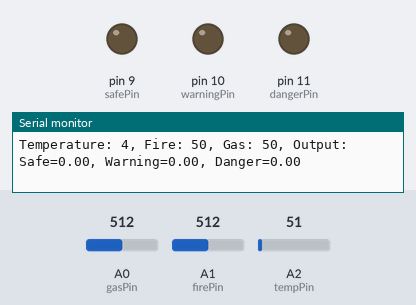
The sketch below on a simulated Arduino Uno, built with avr-gcc and run on an emulated ATmega328P. On the bench: output pins drawn as LEDs (lit = HIGH), the last lines printed to the serial monitor. The test bench sets the inputs (shaded band); at power-on: A0 (gasPin) = 512, A1 (firePin) = 512, A2 (tempPin) = 51.

Above: at 1.2 s.
1.3 s: A0 (gasPin) set to 112
2.8 s: A0 (gasPin) set to 96
At 3.6 s:
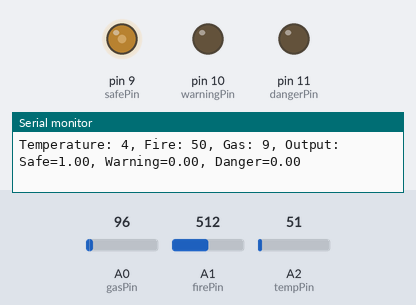
4.3 s: A1 (firePin) set to 122
5.8 s: A1 (firePin) set to 106
At 6.4 s:
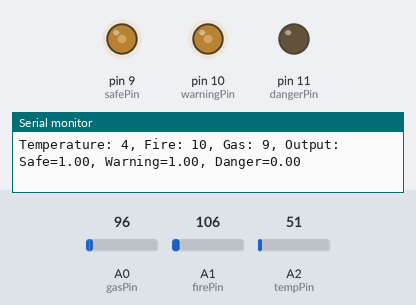
7.3 s: A0 (gasPin) set to 122
At 7.7 s:
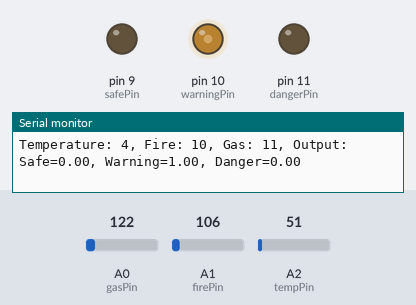
8.8 s: A0 (gasPin) set to 0
At 9.2 s:
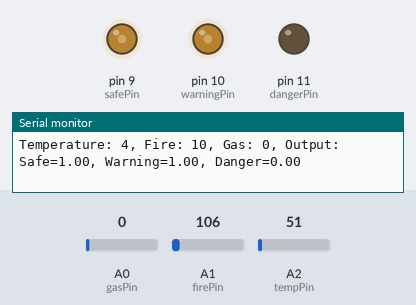
Timing chart, 0 to 11.3 s (numbered marks = the images above; inputs shaded):
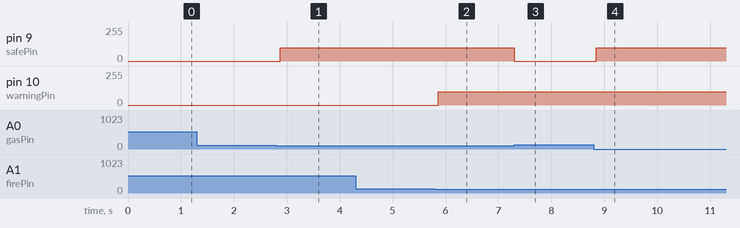

Measured:
- the behaviour switches between 103 and 102 on A0 (gasPin) (found by bisection; images 0 and 1)
- the behaviour switches between 113 and 112 on A1 (firePin) (found by bisection; images 1 and 2)
- after the input at 2.8 s, pin 9 (safePin): 0/255 → 100/255 after 0.08 s
- after the input at 5.8 s, pin 10 (warningPin): 0/255 → 100/255 after 0.06 s
- after the input at 7.3 s, pin 9 (safePin): 100/255 → 0/255 at once
- after the input at 8.8 s, pin 9 (safePin): 0/255 → 100/255 after 0.05 s

The sketch:

fuzzy_reng2.ino
```cpp
// Fuzzy logic calculation for temperature, fire, and gas (smoke)

// Define input pins
const int tempPin = A2;
const int firePin = A1;
const int gasPin = A0;

// Define output pins
const int safePin = 9;
const int warningPin = 10;
const int dangerPin = 11;

void setup() {
  // Set input pins as inputs
  pinMode(tempPin, INPUT);
  pinMode(firePin, INPUT);
  pinMode(gasPin, INPUT);

  // Set output pins as outputs
  pinMode(safePin, OUTPUT);
  pinMode(warningPin, OUTPUT);
  pinMode(dangerPin, OUTPUT);

  // Start serial communication for debugging purposes
  Serial.begin(115200);
}

void loop() {
  // Read input values and map them to a range of 0-100
  int temp = map(analogRead(tempPin), 0, 1023, 0, 100);
  int fire = map(analogRead(firePin), 0, 1023, 0, 100);
  int gas = map(analogRead(gasPin), 0, 1023, 0, 100);

  // Fuzzy logic calculation for temperature
  float cold = max(0, 1 - (temp - 0)/(20 - 0));
  float warm = max(0, min((temp - 0)/(30 - 0), (50 - temp)/(50 - 30)));
  float hot = max(0, min((temp - 30)/(70 - 30), 1));

  // Fuzzy logic calculation for fire
  float none = max(0, 1 - (fire - 0)/(5 - 0));
  float small = max(0, min((fire - 0)/(10 - 0), (30 - fire)/(30 - 10)));
  float large = max(0, min((fire - 20)/(50 - 20), 1));

  // Fuzzy logic calculation for gas (smoke)
  float noGas = max(0, 1 - (gas - 0)/(10 - 0));
  float lightGas = max(0, min((gas - 0)/(20 - 0), (40 - gas)/(40 - 20)));
  float heavyGas = max(0, min((gas - 30)/(70 - 30), 1));

  // Fuzzy logic rules for output
  float safe = min(cold, max(none, noGas));
  float warning = min(max(cold, warm), max(max(none, small), lightGas));
  float danger = min(max(warm, hot), max(large, heavyGas));

  // Map output values to a range of 0-100 and output to pins
  analogWrite(safePin, map(safe * 1023, 0, 1023, 0, 100));
  analogWrite(warningPin, map(warning * 1023, 0, 1023, 0, 100));
  analogWrite(dangerPin, map(danger * 1023, 0, 1023, 0, 100));

  // Debugging output to serial monitor
  Serial.print("Temperature: ");
  Serial.print(temp);
  Serial.print(", Fire: ");
  Serial.print(fire);
  Serial.print(", Gas: ");
  Serial.print(gas);
  Serial.print(", Output: Safe=");
  Serial.print(safe);
  Serial.print(", Warning=");
  Serial.print(warning);
  Serial.print(", Danger=");
  Serial.println(danger);

  // Wait for a short time before reading inputs again
  delay(100);
}
```
